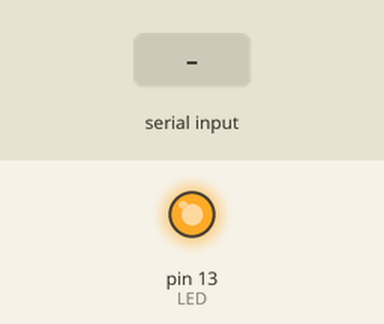
This sketch was run on a simulated Arduino Uno, built with avr-gcc and run on an emulated ATmega328P. Parts: output pins drawn as LEDs (lit = HIGH). The inputs (shaded band) are chosen by the test bench.

Above: at 1.2 s.
1.3 s: "90,45\n" received over Serial
Timing chart, 0 to 4.3 s (numbered marks = the images above; inputs shaded):
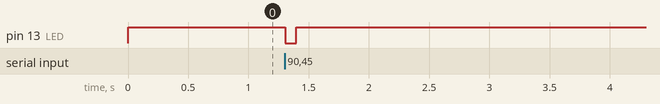

Measured:
- after the input at 1.3 s, pin 13 (LED): HIGH → LOW at once, → HIGH 0.09 s later

The sketch:

Test4_SerialLED-Gruppe1.ino
```cpp
#define LED 13

void setup() {
  // put your setup code here, to run once:
  Serial.begin(9600);
  pinMode(LED, OUTPUT);
  digitalWrite(LED,HIGH);
}

int readI() {
      char inputbuffer[50];
      char c='\0';
      int i = 0;
      while(c != '\n' && i < 50) {
        if(Serial.available()) {     // nur lesen, wenn Daten da sind
          c = Serial.read(); // bis \n
          inputbuffer[i] = c;
          i++;
        }
      }
      inputbuffer[i - 1] = '\0';    // wir überschreiben \n mit \0
      return atoi(inputbuffer);
}

void loop() {
  // put your main code here, to run repeatedly:
  int input =readI();
  if(input > 0 && input <= 5000){
        digitalWrite(LED, LOW);
        delay(input);
        digitalWrite(LED,HIGH);
      }
}
```
